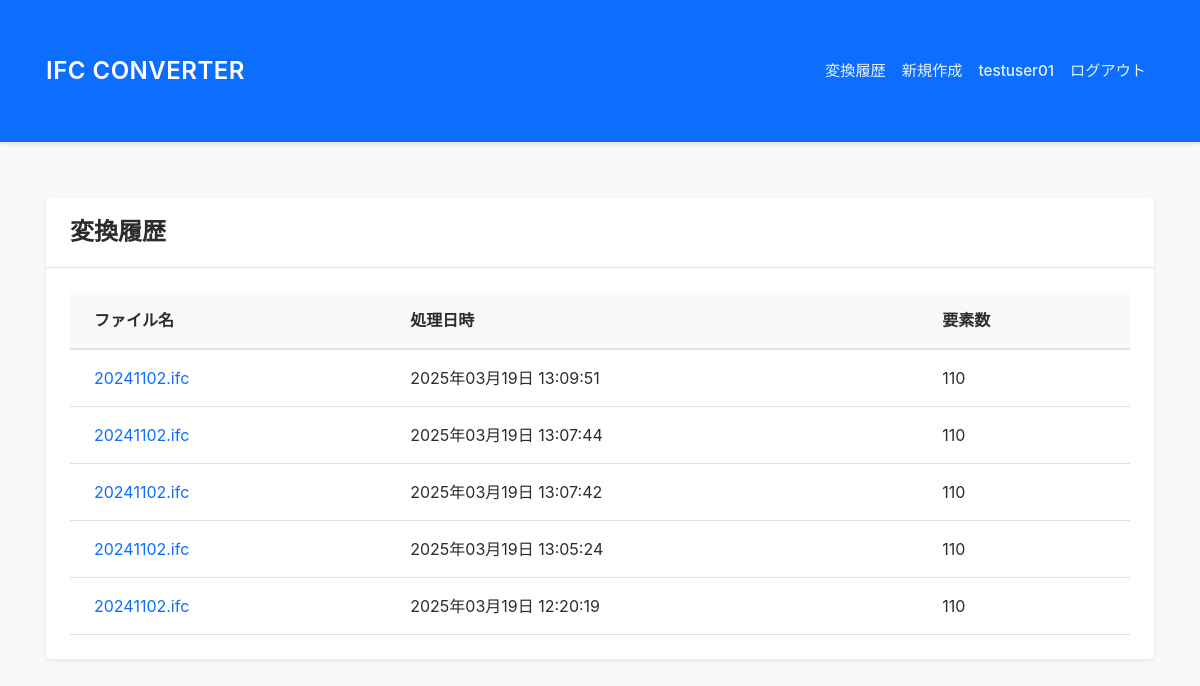
The app's page /history (signed in), older data.
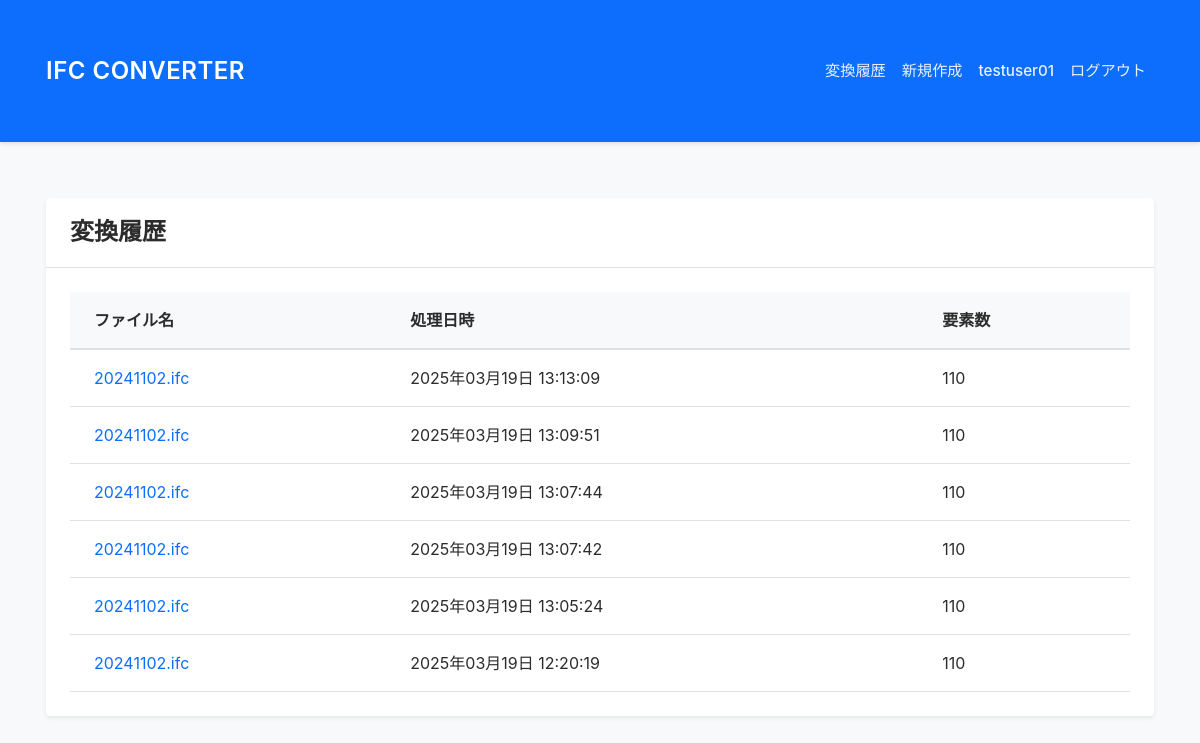
The same page, newer data.
### models.py (models this page shows, shortened)
class User(UserMixin, db.Model):
    id = db.Column(db.Integer, primary_key=True)
    username = db.Column(db.String(64), unique=True, nullable=False)
    email = db.Column(db.String(120), unique=True, nullable=False)
    password_hash = db.Column(db.String(256))

class UploadHistory(db.Model):
    id = db.Column(db.Integer, primary_key=True)
    filename = db.Column(db.String(255), nullable=False)
    processed_date = db.Column(db.DateTime, nullable=False, default=datetime.utcnow)
    element_count = db.Column(db.Integer, nullable=False)
    user_id = db.Column(db.Integer, db.ForeignKey('user.id'), nullable=False)
    processed_data = db.Column(db.Text, nullable=True)

### app.py (the view)
@app.route("/history")
@login_required
def history():
    uploads = UploadHistory.query.filter_by(user_id=current_user.id).order_by(UploadHistory.processed_date.desc()).all()
    return render_template("history.html", uploads=uploads)

### app.py (called while the page is built)
@login_manager.user_loader
def load_user(id):
    logger.debug(f"Loading user with ID: {id}")
    user = User.query.get(int(id))
    logger.debug(f"User found: {user is not None}")
    return user

### templates/ifc/history.html
{% extends "base.html" %}
{% block content %}
<div class="card">
    <div class="card-header">
        <h4 class="mb-0">変換履歴</h4>
    </div>
    <div class="card-body">
        {% if uploads %}
        <div class="table-responsive">
            <table class="table table-hover">
                <thead>
                    <tr>
                        <th>ファイル名</th>
                        <th>処理日時</th>
                        <th>要素数</th>
                    </tr>
                </thead>
                <tbody>
                    {% for upload in uploads %}
                    <tr>
                        <td>
                            <a href="{{ url_for('ifc.preview', upload_id=upload.id) }}" class="text-decoration-none">
                                {{ upload.filename }}
                            </a>
                        </td>
                        <td>{{ upload.processed_date.strftime('%Y年%m月%d日 %H:%M:%S') }}</td>
                        <td>{{ upload.element_count }}</td>
                    </tr>
                    {% endfor %}
                </tbody>
            </table>
        </div>
        {% else %}
        <div class="alert alert-info">
            まだファイルが処理されていません。
        </div>
        {% endif %}
    </div>
</div>
{% endblock %}

### templates/base.html (shortened to what this page needs)
<!DOCTYPE html>
<html lang="ja">
<head>
    <link href="https://cdn.jsdelivr.net/npm/bootstrap@5.3.0/dist/css/bootstrap.min.css" rel="stylesheet">
    <link href="{{ url_for('static', filename='css/style.css') }}" rel="stylesheet">
</head>
<body>
    <nav class="navbar navbar-expand navbar-dark bg-primary">
        <div class="container">
            <a class="navbar-brand" href="{{ url_for('ifc.index') }}">IFC CONVERTER</a>
            <div class="navbar-nav">
                {% if current_user.is_authenticated %}
                    <a class="nav-link" href="{{ url_for('ifc.history') }}">変換履歴</a>
                    <a class="nav-link" href="{{ url_for('ifc.index') }}">新規作成</a>
                    <span class="nav-link">{{ current_user.username }}</span>
                    <a class="nav-link" href="{{ url_for('auth.logout') }}">ログアウト</a>
                {% else %}
                    <a class="nav-link" href="{{ url_for('auth.login') }}">ログイン</a>
                    <a class="nav-link" href="{{ url_for('auth.register') }}">新規登録</a>
                {% endif %}
            </div>
        </div>
    </nav>
    <div class="container mt-4">
        {% block content %}{% endblock %}
    </div>
</body>
</html>

### static/css/style.css (style rules this page uses)
:root { --tekla-blue: #0d6efd; --tekla-light-blue: #E8F3FF; --tekla-gray: #F7F9FA; --tekla-text: #2C2C2C; --tekla-border: #E5E9EB; }
body { min-height: 100vh; display: flex; flex-direction: column; background-color: #f8f9fa; color: var(--tekla-text); font-family: -apple-system, BlinkMacSystemFont, "Segoe UI", Roboto, "Helvetica Neue", Arial, sans-serif; }
.navbar { box-shadow: 0 2px 4px rgba(0,0,0,.1); padding: 1rem 0; }
.navbar-brand { font-size: 1.5rem; font-weight: 600; letter-spacing: 0.5px; color: white !important; }
.navbar .nav-link { color: rgba(255, 255, 255, 0.9) !important; font-weight: 500; padding: 0.5rem 1rem; font-size: 0.95rem; transition: color 0.2s ease; }
.container { padding: 2rem 1rem; }
.card { background: white; border: none; border-radius: .25rem; box-shadow: 0 0.125rem 0.25rem rgba(0,0,0,.075); margin-bottom: 1.5rem; transition: box-shadow 0.2s ease; }
.card-header { background-color: white; border-bottom: 1px solid #dee2e6; padding: 1.25rem 1.5rem; }
.card-header h4 { font-weight: 600; color: var(--tekla-text); margin: 0; }
.card-body { padding: 1.5rem; }
.table { margin-bottom: 0; background: white; }
.table thead { position: sticky; top: 0; z-index: 2; background-color: #f8f9fa; }
.table thead th { background-color: #f8f9fa; color: var(--tekla-text); font-weight: 600; padding: 1rem 1.5rem; border-bottom: 2px solid #dee2e6; position: sticky; top: 0; z-index: 2; box-shadow: 0 1px 2px rgba(0, 0, 0, 0.05); }
.table tbody td { padding: 1rem 1.5rem; color: var(--tekla-text); border-top: 1px solid var(--tekla-border); background: white; }

Row changes from the older to the newer data that the page shows:
added UploadHistory: filename "20241102.ifc", processed_date "2025年03月19日 13:13:09", element_count "110"
